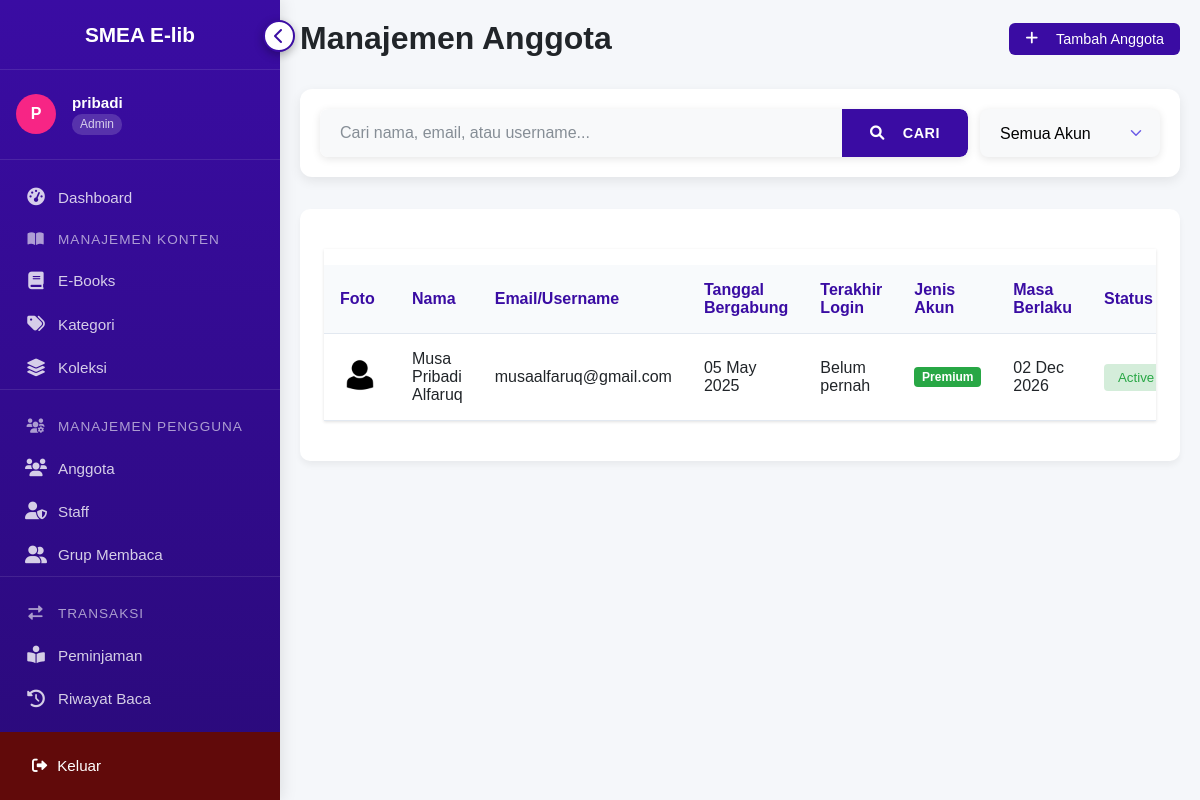
The app's page /admin/anggota/anggota_admin.php (signed in), older data.
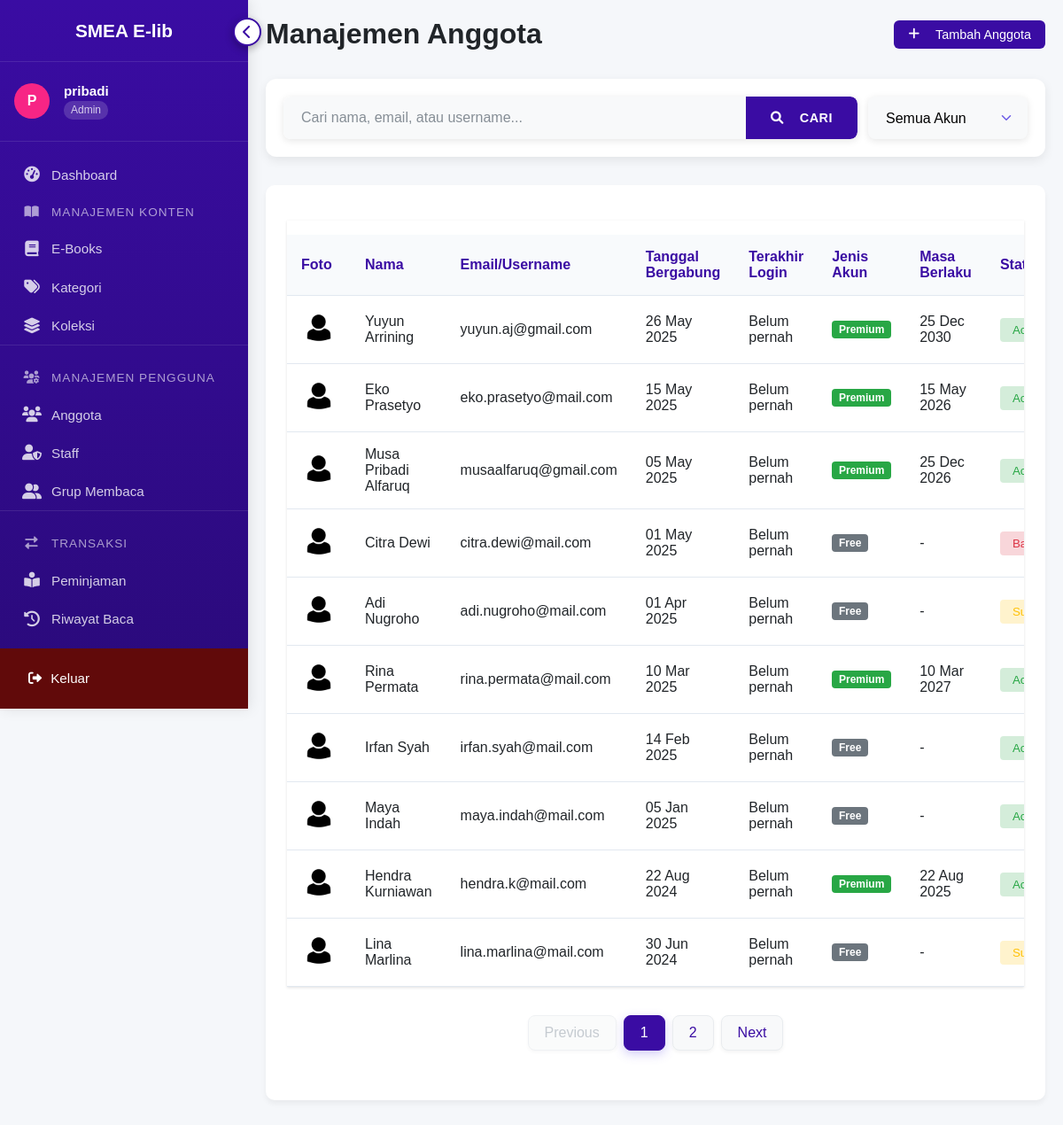
The same page, newer data.
### tables this page shows
CREATE TABLE `anggota` (
  `MemberID` int(11) NOT NULL,
  `Nama` varchar(100) NOT NULL,
  `Email` varchar(100) NOT NULL,
  `Password` varchar(255) NOT NULL,
  `FotoProfil` varchar(255) DEFAULT 'default.jpg',
  `TanggalBergabung` date NOT NULL,
  `Status` enum('Active','Suspended','Banned') DEFAULT 'Active',
  `MasaBerlaku` date DEFAULT NULL COMMENT 'Tanggal expire membership',
  `JenisAkun` enum('Free','Premium') DEFAULT 'Free',
  `TerakhirLogin` datetime DEFAULT NULL
);

### admin/anggota/anggota_admin.php (the view, shortened to what this page needs)
<?php
require_once '../../config.php';
function getAllAnggota($conn, $search = null, $jenisAkun = null, $limit = 10, $offset = 0)
{
    $sql = "SELECT m.*, u.username, u.role, u.last_login
            FROM anggota m
            JOIN users u ON m.Email = u.username
            WHERE u.role = 'member'";
    $sql .= " ORDER BY m.TanggalBergabung DESC LIMIT $limit OFFSET $offset";
    $result = mysqli_query($conn, $sql);
    return mysqli_fetch_all($result, MYSQLI_ASSOC);
}
function getTotalAnggota($conn, $search = null, $jenisAkun = null)
{
    $sql = "SELECT COUNT(*) as total FROM anggota m JOIN users u ON m.Email = u.username WHERE u.role = 'member'";
    $result = mysqli_query($conn, $sql);
    $row = mysqli_fetch_assoc($result);
    return $row['total'];
}
$search = isset($_GET['search']) ? $_GET['search'] : null;
$jenisAkun = isset($_GET['jenis_akun']) ? $_GET['jenis_akun'] : null;
$page = isset($_GET['page']) ? max(1, intval($_GET['page'])) : 1;
$limit = 10;
$offset = ($page - 1) * $limit;
$totalAnggota = getTotalAnggota($conn, $search, $jenisAkun);
$totalPages = ceil($totalAnggota / $limit);
$anggota = getAllAnggota($conn, $search, $jenisAkun, $limit, $offset);
?>
<?php
include '../../views/header.php';
?>
<div class="content-wrapper">
    <div class="page-header">
        <h1>Manajemen Anggota</h1>
        <div class="header-actions">
            <a href="tambah_anggota.php" class="btn btn-primary">
                <i class="fas fa-plus"></i> Tambah Anggota
            </a>
        </div>
    </div>
    <form method="GET" class="search-filter-form">
        <div class="input-group" style="flex:2;">
            <input type="text" name="search" class="form-control" placeholder="Cari nama, email, atau username..." value="<?= htmlspecialchars($search ?? '') ?>">
            <div class="input-group-append">
                <button class="btn btn-primary" type="submit"><i class="fas fa-search"></i> Cari</button>
            </div>
        </div>
        <select name="jenis_akun" class="form-control" style="flex:1;max-width:180px;">
            <option value="">Semua Akun</option>
        </select>
    </form>
    <div class="card">
        <div class="card-body">
            <div class="table-responsive">
                <table class="table" id="anggotaTable">
                    <thead>
                        <tr>
                            <th>Foto</th>
                            <th>Nama</th>
                            <th>Email/Username</th>
                            <th>Tanggal Bergabung</th>
                            <th>Terakhir Login</th>
                            <th>Jenis Akun</th>
                            <th>Masa Berlaku</th>
                            <th>Status</th>
                        </tr>
                    </thead>
                    <tbody>
                        <?php if (!empty($anggota)): ?>
                            <?php foreach ($anggota as $a): ?>
                                <tr>
                                    <td data-label="Foto">
                                        <?php
                                        $fotoProfil = !empty($a['FotoProfil']) ? $a['FotoProfil'] : 'assets/profiles/default.jpg';
                                        $fotoPath = ($fotoProfil === 'assets/profiles/default.jpg') ? '../../assets/profiles/default.jpg' : '../../uploads/profiles/' . htmlspecialchars($fotoProfil);
                                        ?>
                                        <img src="<?= $fotoPath ?>" alt="Foto Profil" class="profile-img">
                                    </td>
                                    <td data-label="Nama"><?= htmlspecialchars($a['Nama']); ?></td>
                                    <td data-label="Email"><?= htmlspecialchars($a['Email']); ?></td>
                                    <td data-label="Bergabung"><?= date('d M Y', strtotime($a['TanggalBergabung'])); ?></td>
                                    <td data-label="Login Terakhir">
                                        <?= $a['last_login'] ? date('d M Y H:i', strtotime($a['last_login'])) : 'Belum pernah'; ?>
                                    </td>
                                    <td data-label="Jenis Akun">
                                        <span class="badge <?= $a['JenisAkun'] === 'Premium' ? 'bg-success' : 'bg-secondary'; ?>">
                                            <?= htmlspecialchars($a['JenisAkun']); ?>
                                        </span>
                                    </td>
                                    <td data-label="Masa Berlaku">
                                        <?= $a['MasaBerlaku'] ? date('d M Y', strtotime($a['MasaBerlaku'])) : '-'; ?>
                                    </td>
                                    <td data-label="Status">
                                        <form method="POST" class="status-form">
                                            <select name="status" class="status-select
                        <?= $a['Status'] === 'Active' ? 'bg-success-light' : ($a['Status'] === 'Suspended' ? 'bg-warning-light' : 'bg-danger-light'); ?>">
                                                <option value="Active" <?= $a['Status'] === 'Active' ? 'selected' : ''; ?>>Active</option>
                                                <option value="Suspended" <?= $a['Status'] === 'Suspended' ? 'selected' : ''; ?>>Suspended</option>
                                                <option value="Banned" <?= $a['Status'] === 'Banned' ? 'selected' : ''; ?>>Banned</option>
                                            </select>
                                        </form>
                                    </td>
                                </tr>
                            <?php endforeach; ?>
                        <?php else: ?>
                            <tr>
                                <td colspan="10" class="text-center">Tidak ada data anggota</td>
                            </tr>
                        <?php endif; ?>
                    </tbody>
                </table>
            </div>
            <?php if ($totalPages > 1): ?>
                <nav aria-label="Page navigation">
                    <ul class="pagination">
                        <li class="page-item <?= ($page <= 1) ? 'disabled' : '' ?>">
                            <a class="page-link"
                                href="?search=<?= urlencode($search ?? '') ?>&jenis_akun=<?= urlencode($jenisAkun ?? '') ?>&page=<?= $page - 1 ?>">
                                Previous
                            </a>
                        </li>
                        <?php for ($i = 1; $i <= $totalPages; $i++): ?>
                            <li class="page-item <?= ($i == $page) ? 'active' : '' ?>">
                                <a class="page-link"
                                    href="?search=<?= urlencode($search ?? '') ?>&jenis_akun=<?= urlencode($jenisAkun ?? '') ?>&page=<?= $i ?>">
                                    <?= $i ?>
                                </a>
                            </li>
                        <?php endfor; ?>
                        <li class="page-item <?= ($page >= $totalPages) ? 'disabled' : '' ?>">
                            <a class="page-link"
                                href="?search=<?= urlencode($search ?? '') ?>&jenis_akun=<?= urlencode($jenisAkun ?? '') ?>&page=<?= $page + 1 ?>">
                                Next
                            </a>
                        </li>
                    </ul>
                </nav>
            <?php endif; ?>
        </div>
    </div>
</div>
<?php include '../../views/footer.php'; ?>
</body>
</html>

### views/header.php (shortened to what this page needs)
<!DOCTYPE html>
<html lang="id">
<head>
    <link rel="stylesheet" href="https://cdnjs.cloudflare.com/ajax/libs/font-awesome/6.0.0-beta3/css/all.min.css">
    <link rel="stylesheet" href="<?= BASE_URL ?>/assets/styles/admin.css">
</head>
<body>
    <?php include 'sidebar_admin.php'; ?>
    <main class="main-content">

### views/sidebar_admin.php (shortened to what this page needs)
<?php
$username = $_SESSION['username'];
$current_page = basename($_SERVER['PHP_SELF']);
?>
<aside class="sidebar">
    <div class="sidebar-header">
        <h3>SMEA E-lib</h3>
        <button class="toggle-btn">
            <i class="fas fa-chevron-left"></i>
        </button>
    </div>
    <div class="user-info">
        <div class="avatar">
            <?php echo strtoupper(substr($username, 0, 1)); ?>
        </div>
        <div class="user-details">
            <div class="username"><?php echo htmlspecialchars($username); ?></div>
            <div class="role">Admin</div>
        </div>
    </div>
    <nav class="nav-menu">
        <a href="/library/admin/dashboard_admin.php" class="nav-item <?php echo ($current_page == 'dashboard_admin.php') ? 'active' : ''; ?>">
            <div class="tooltip">
                <i class="fas fa-tachometer-alt"></i>
                <span>Dashboard</span>
            </div>
        </a>
        <div class="menu-section">
            <div class="section-header">
                <div class="tooltip">
                    <i class="fas fa-book-open"></i>
                    <span>Manajemen Konten</span>
                </div>
            </div>
            <a href="/library/admin/buku/buku_admin.php" class="nav-item <?php echo ($current_page == 'buku_admin.php') ? 'active' : ''; ?>">
                <div class="tooltip">
                    <i class="fas fa-book"></i>
                    <span>E-Books</span>
                </div>
            </a>
            <a href="/library/admin/kategori/kategori_admin.php" class="nav-item <?php echo ($current_page == 'kategori_admin.php') ? 'active' : ''; ?>">
                <div class="tooltip">
                    <i class="fas fa-tags"></i>
                    <span>Kategori</span>
                </div>
            </a>
            <a href="/library/admin/koleksi.php" class="nav-item <?php echo ($current_page == 'koleksi.php') ? 'active' : ''; ?>">
                <div class="tooltip">
                    <i class="fas fa-layer-group"></i>
                    <span>Koleksi</span>
                </div>
            </a>
        </div>
        <div class="menu-section">
            <div class="section-header">
                <div class="tooltip">
                    <i class="fas fa-users-cog"></i>
                    <span>Manajemen Pengguna</span>
                </div>
            </div>
            <a href="/library/admin/anggota/anggota_admin.php" class="nav-item <?php echo ($current_page == 'anggota.php') ? 'active' : ''; ?>">
                <div class="tooltip">
                    <i class="fas fa-users"></i>
                    <span>Anggota</span>
                </div>
            </a>
            <a href="/library/admin/staff/staff_admin.php" class="nav-item <?php echo ($current_page == 'staff.php') ? 'active' : ''; ?>">
                <div class="tooltip">
                    <i class="fas fa-user-shield"></i>
                    <span>Staff</span>
                </div>
            </a>
            <a href="/library/admin/grup_membaca.php" class="nav-item <?php echo ($current_page == 'grup_membaca.php') ? 'active' : ''; ?>">
                <div class="tooltip">
                    <i class="fas fa-user-friends"></i>
                    <span>Grup Membaca</span>
                </div>
            </a>
        </div>
        <div class="menu-section">
            <div class="section-header">
                <div class="tooltip">
                    <i class="fas fa-exchange-alt"></i>
                    <span>Transaksi</span>
                </div>
            </div>
            <a href="/library/admin/peminjaman.php" class="nav-item <?php echo ($current_page == 'peminjaman.php') ? 'active' : ''; ?>">
                <div class="tooltip">
                    <i class="fas fa-book-reader"></i>
                    <span>Peminjaman</span>
                </div>
            </a>
            <a href="/library/admin/riwayat_baca.php" class="nav-item <?php echo ($current_page == 'riwayat_baca.php') ? 'active' : ''; ?>">
                <div class="tooltip">
                    <i class="fas fa-history"></i>
                    <span>Riwayat Baca</span>
                </div>
            </a>
            <a href="/library/admin/favorit.php" class="nav-item <?php echo ($current_page == 'favorit.php') ? 'active' : ''; ?>">
            </a>
        </div>
    </nav>
    <div class="logout-container">
        <a href="/library/auth/proses_logout.php" class="logout-btn">
            <div class="tooltip">
                <i class="fas fa-sign-out-alt"></i>
                <span>Keluar</span>
            </div>
        </a>
    </div>
</aside>

### views/footer.php
</main>
</body>
</html>

### assets/styles/admin.css (style rules this page uses)
:root { --primary: #3a0ca3; --primary-light: #4361ee; --secondary: #f72585; --light: #f8f9fa; --dark: #212529; --gray: #6c757d; --sidebar-width: 250px; --sidebar-collapsed-width: 80px; --header-height: 70px; }
body { font-family: 'Segoe UI', Tahoma, Geneva, Verdana, sans-serif; margin: 0; padding: 0; background-color: #f5f7fa; color: var(--dark); }
.main-content { margin-left: var(--sidebar-width); min-height: 100vh; transition: all 0.3s ease; }
.card { background: white; border-radius: 10px; box-shadow: 0 4px 6px rgba(0, 0, 0, 0.05); padding: 1.5rem; margin-bottom: 2rem; transition: transform 0.3s ease, box-shadow 0.3s ease; }
table { width: 100%; border-collapse: collapse; margin-top: 1rem; }
th, td { padding: 1rem; text-align: left; border-bottom: 1px solid #e2e8f0; }
th { background-color: #f8fafc; color: var(--primary); font-weight: 600; }
.btn { padding: 0.7rem 1.5rem; border-radius: 6px; font-weight: 500; cursor: pointer; transition: all 0.3s ease; display: inline-flex; align-items: center; gap: 0.5rem; border: none; font-size: 0.9rem; }
.btn-primary { background-color: var(--primary); color: white; }
.form-control { width: 100%; padding: 0.7rem 1rem; border: 1px solid #e2e8f0; border-radius: 6px; font-size: 0.9rem; transition: all 0.3s ease; }
.page-header { display: flex; justify-content: space-between; align-items: center; margin-bottom: 2rem; }

Row changes from the older to the newer data that the page shows:
added anggota: FotoProfil (placeholder picture), Nama "Yuyun Arrining", Email "yuyun.aj@gmail.com", TanggalBergabung "26 May 2025", JenisAkun "Premium", MasaBerlaku "25 Dec 2030", status "Active"
added anggota: FotoProfil (placeholder picture), Nama "Eko Prasetyo", Email "eko.prasetyo@mail.com", TanggalBergabung "15 May 2025", JenisAkun "Premium", MasaBerlaku "15 May 2026", status "Active"
changed anggota "Musa Pribadi Alfaruq": MasaBerlaku "02 Dec 2026" → "25 Dec 2026"
added anggota: FotoProfil (placeholder picture), Nama "Citra Dewi", Email "citra.dewi@mail.com", TanggalBergabung "01 May 2025", JenisAkun "Free", status "Banned"
added anggota: FotoProfil (placeholder picture), Nama "Adi Nugroho", Email "adi.nugroho@mail.com", TanggalBergabung "01 Apr 2025", JenisAkun "Free", status "Suspended"
added anggota: FotoProfil (placeholder picture), Nama "Rina Permata", Email "rina.permata@mail.com", TanggalBergabung "10 Mar 2025", JenisAkun "Premium", MasaBerlaku "10 Mar 2027", status "Active"
added anggota: FotoProfil (placeholder picture), Nama "Irfan Syah", Email "irfan.syah@mail.com", TanggalBergabung "14 Feb 2025", JenisAkun "Free", status "Active"
added anggota: FotoProfil (placeholder picture), Nama "Maya Indah", Email "maya.indah@mail.com", TanggalBergabung "05 Jan 2025", JenisAkun "Free", status "Active"
added anggota: FotoProfil (placeholder picture), Nama "Hendra Kurniawan", Email "hendra.k@mail.com", TanggalBergabung "22 Aug 2024", JenisAkun "Premium", MasaBerlaku "22 Aug 2025", status "Active"
added anggota: FotoProfil (placeholder picture), Nama "Lina Marlina", Email "lina.marlina@mail.com", TanggalBergabung "30 Jun 2024", JenisAkun "Free", status "Suspended"
Text that changed along with them:
text now shown: "Previous Next"
new list line: "1"
new list line: "2"
